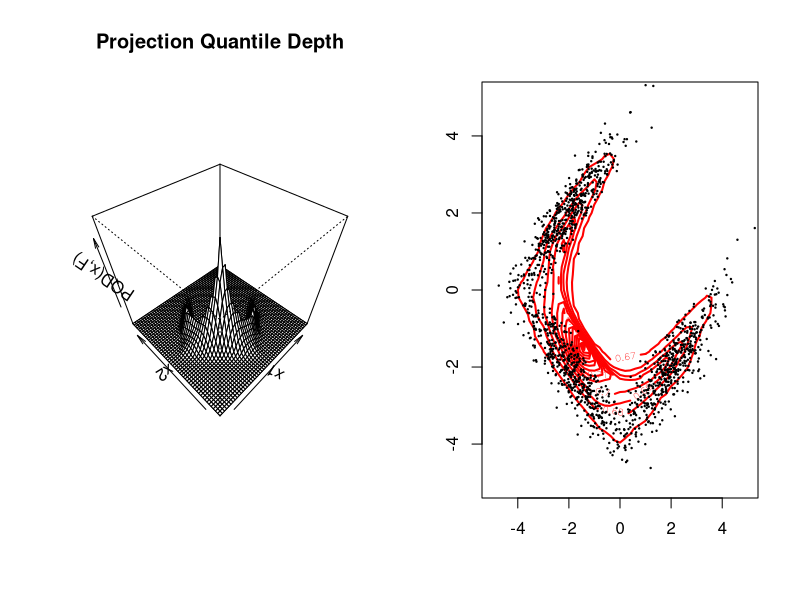
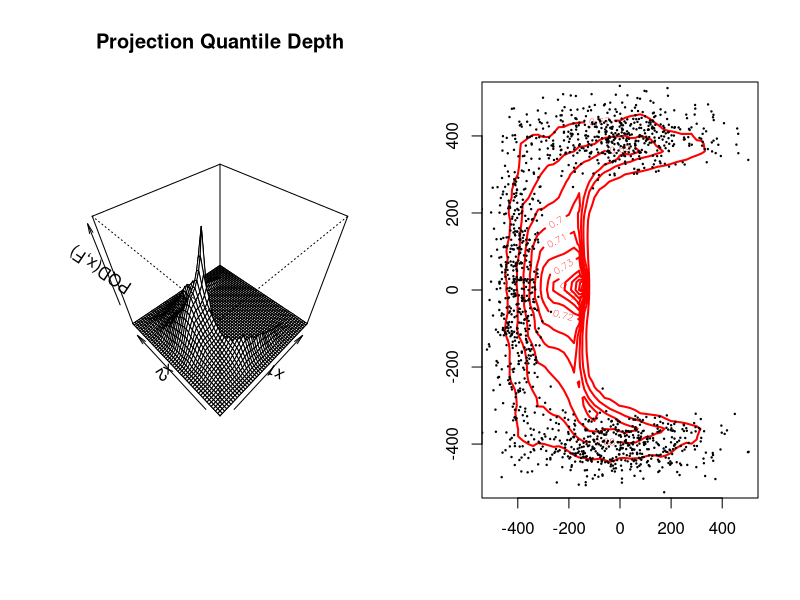

The R script that drew these images, in order: (Note: this script raises an error after producing the figures.)
## PQDSim: Initial simulations of Projection quantile depth and comparisions with projection depth
## v2: Comparison between sup and naive projection quantile depths

## Functions
## function to generate from multivariate normal
my.mvrnorm = function(n, mu, Sigma){
  p = length(mu)
  # compute square root of covariance matrix
  eo=eigen(Sigma, symmetric=TRUE)
  sigma.sqrt=eo$vec%*%diag(eo$val^0.5)%*%t(eo$vec)
  
  # generate random normals from runif by box-muller transform
  rnorm.vec = sqrt(-2*log(runif(n*p)))*cos(2*pi*runif(n*p))
  
  # generate sample matrix
  sample.matrix = matrix(rep(mu, n), nrow=n, byrow=T) +
    matrix(rnorm.vec, nrow=n, ncol=p)%*%sigma.sqrt
  return(sample.matrix)
}

ones = function(m,n){
  matrix(1, nrow=m, ncol=n)
}

## function to calculate weighted projection quantile depth
wEPQD = function(X, sig, mingrid, maxgrid, res=.2, nu=1e3){
  
  b = apply(X, 2, median)
  X0 = X - ones(nrow(X),1) %*% b
    
  # make grid of points
  pts = seq(mingrid, maxgrid, by=res)
  lengrid = length(pts)
  xcoord = rep(pts, rep(lengrid,lengrid))
  ycoord = rep(pts, lengrid)
  xygrid = cbind(xcoord,ycoord)
  rm(xcoord,ycoord)
  grid0 = xygrid - ones(nrow(xygrid),1) %*% b
    
  ## get matrix of weighted PQDs for all points
  npt = dim(xygrid)[1]
  Fuxu.mat = matrix(0, nrow=npt, ncol=nu)
  
  # loop over nu pts on unit circle then take max
  for(iu in 1:nu){
    u = as.matrix(rnorm(2)); u = u/sqrt(sum(u^2))
    I.minus.Pu = diag(2) - u%*%t(u)
    
    Xuperp = X0 %*% I.minus.Pu
    scaled.perp = sqrt(Xuperp^2 %*% ones(ncol(X),1))
    #w = ifelse(scaled.perp>sig, 0, 1)
    #w = sig*exp(-scaled.perp/sig)
    w = dnorm(scaled.perp, sd=sig)
    #w = dcauchy(Xuperp, scale=sig)
    uecdf = ecdf(w * (X0%*%u))
    
    gridperp = grid0 %*% I.minus.Pu
    scaled.gridperp = sqrt(gridperp^2 %*% ones(ncol(X),1))
    #wu = ifelse(scaled.gridperp>sig, 0, 1)
    #wu = sig*exp(-scaled.gridperp/sig)
    wu = dnorm(scaled.gridperp, sd=sig)
    #wu = dcauchy(sqrt(apply(xygrid^2,1,sum) - xygrid.u^2), scale=sig)
    Fuxu.mat[,iu] = uecdf(wu * (grid0%*%u))
  }
  EPQD.vec = 1/(1+apply(abs(Fuxu.mat-.5), 1, max))
  
  # check if contains origin... if so, assign NA to that depth
#   which0 = which(xygrid[,1]==0 & xygrid[,2]==0)
#   if(length(which0>0)){
#     EPQD.vec[which0] = NA
#   } 
  
  ## plot result
  par(mfrow=c(1,2))
  persp(pts, pts, matrix(EPQD.vec, nrow=lengrid, byrow=T),
        main="Projection Quantile Depth",
        xlab="x1", ylab="x2", zlab="PQD(x,F)",
        theta=-45, phi=45)
  
  # contour plot
  z = contour(pts, pts, matrix(EPQD.vec, nrow=lengrid, byrow=T),
              lwd=2, col="red", nlevels=20)
  points(X, pch=19, cex=.2)
  par(mfrow=c(1,1))
  
  return(cbind(xygrid,EPQD.vec))
  
}

## Empirically calculate PQD with grid search
# Bivariate normal mixture
set.seed(120214)
sig = matrix(c(1,.9,.9,1), nrow=2)
sig2 = matrix(c(1,-.9,-.9,1), nrow=2)
X1 = my.mvrnorm(500, mu=c(-2,2), Sigma=sig)
X2 = my.mvrnorm(500, mu=c(2,-2), Sigma=sig)
X3 = my.mvrnorm(500, mu=c(-2,-2), Sigma=sig2)
X = rbind(X1,X2,X3)

## rotation invariance
m=100
O = matrix(c(1,1,1,-1), ncol=2)*m
k1 = wEPQD(X, sig=1, mingrid=-5, maxgrid=5)
k2 = wEPQD(X %*% O, sig=m, mingrid=-5*m, maxgrid=5*m, res=.2*m)
max(abs(k1-k2), na.rm=T)

# naive PQD
sig=.2

b = apply(X, 2, median)
X0 = X - ones(nrow(X),1) %*% b

# make grid of points
pts = seq(mingrid, maxgrid, by=res)
lengrid = length(pts)
xcoord = rep(pts, rep(lengrid,lengrid))
ycoord = rep(pts, lengrid)
xygrid = cbind(xcoord,ycoord)
rm(xcoord,ycoord)
grid0 = xygrid - ones(nrow(xygrid),1) %*% b

mingrid=-5
maxgrid=5

npt = dim(xygrid)[1]
EPQD.vec = rep(0, npt)
normsq.X = apply(X0^2,1,sum)
normsq.grid = apply(grid0^2,1,sum)

for(i in 1:npt){
  u = grid0[i,]; u = u/sqrt(sum(u^2))
  Xu = X0%*%u
  Xuperp = sqrt(normsq.X - Xu^2)
  w = dnorm(Xuperp, sd=sig)
  #w = dcauchy(Xuperp, scale=sig)
  uecdf = ecdf(w*Xu)
  
  igrid.u = grid0[i,]%*%u
  iwu = dnorm(0, sd=sig)
  #wu = dcauchy(sqrt(apply(xygrid^2,1,sum) - xygrid.u^2), scale=sig)
  EPQD.vec[i] = 1/(1+abs(uecdf(iwu*igrid.u)-.5))
}

par(mfrow=c(1,2))
persp(pts, pts, matrix(EPQD.vec, nrow=lengrid, byrow=T),
      main="Naive Projection Quantile Depth",
      xlab="x1", ylab="x2", zlab="PQD(x,F)",
      theta=-45, phi=45)

# contour plot
z = contour(pts, pts, matrix(EPQD.vec, nrow=lengrid, byrow=T),
            lwd=2, col="red", nlevels=20)
points(X, pch=19, cex=.2)
par(mfrow=c(1,1))

# require(rgl)
# rgl.surface(x=pts, y=matrix(k1[,3], nrow=lengrid, byrow=T), z=pts, color="blue")
